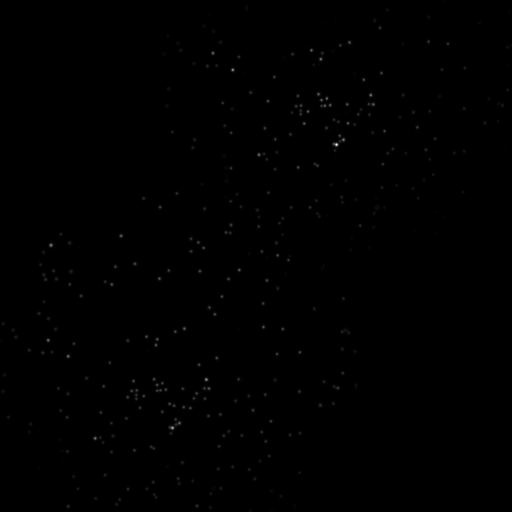
%> input picture Analysis Codes and Procedures/Drift_Correction/Registration/AVG_2D Mapping.tif, 512 x 512 px
$ octave --eval "result = f_waveletBackground(imread('../../Registration/AVG_2D Mapping.tif'));"   (GNU Octave 9; MATLAB toolbox functions it lacks are replaced by stand-ins)
%> lines starting %> are read from the running program, lines starting %| are printed output that depends on the picture
% Copyright (c)2013, The Board of Trustees of The Leland Stanford Junior
% University. All rights reserved.
%
% Redistribution and use in source and binary forms, with or without
% modification, are permitted provided that the following conditions are
% met:
%
% Redistributions of source code must retain the above copyright notice,
% this list of conditions and the following disclaimer.
% Redistributions in binary form must reproduce the above copyright notice,
% this list of conditions and the following disclaimer in the documentation
% and/or other materials provided with the distribution.
% Neither the name of the Leland Stanford Junior University nor the names
% of its contributors may be used to endorse or promote products derived
% from this software without specific prior written permission.
% THIS SOFTWARE IS PROVIDED BY THE COPYRIGHT HOLDERS AND CONTRIBUTORS "AS
% IS" AND ANY EXPRESS OR IMPLIED WARRANTIES, INCLUDING, BUT NOT LIMITED TO,
% THE IMPLIED WARRANTIES OF MERCHANTABILITY AND FITNESS FOR A PARTICULAR
% PURPOSE ARE DISCLAIMED. IN NO EVENT SHALL THE COPYRIGHT HOLDER OR
% CONTRIBUTORS BE LIABLE FOR ANY DIRECT, INDIRECT, INCIDENTAL, SPECIAL,
% EXEMPLARY, OR CONSEQUENTIAL DAMAGES (INCLUDING, BUT NOT LIMITED TO,
% PROCUREMENT OF SUBSTITUTE GOODS OR SERVICES; LOSS OF USE, DATA, OR
% PROFITS; OR BUSINESS INTERRUPTION) HOWEVER CAUSED AND ON ANY THEORY OF
% LIABILITY, WHETHER IN CONTRACT, STRICT LIABILITY, OR TORT (INCLUDING
% NEGLIGENCE OR OTHERWISE) ARISING IN ANY WAY OUT OF THE USE OF THIS
% SOFTWARE, EVEN IF ADVISED OF THE POSSIBILITY OF SUCH DAMAGE.

function [filt_bg,flag] = f_waveletBackground(I)

% decompose image into wavelet basis
% N = 4 represents amount of detail in background
% db3 is type of basis, Daubechies "3"
[C,S] = wavedec2(I,4,'db3');
%> S = [36 36; 36 36; 68 68; 131 131; 258 258; 512 512]
C_filt = zeros(1,length(C));
k = S(1,1)*S(1,2);      % pull out approx coeff
%> k = 1296
%n = k+3*S(2,1)*S(2,2);
C_filt(1:k) = C(1:k);
%x = 1:S(1);

% search for sharp peaks in approx coefficents, average out those with
% neighboring coefficients
% corresponds to bright fiducials
med = median(C_filt(1:k));
%> med = 23.37
flag_vec = zeros(k,1);

for ii=2:k-2;
    if abs(C_filt(ii)-med)<1000;
        C_filt(ii) = C_filt(ii);
    elseif abs(C_filt(ii+1)-med)<1000;
        C_filt(ii) = mean([C_filt(ii-1),C_filt(ii+1)]);
        flag_vec(ii) = -1;
    else
        C_filt(ii) = mean([C_filt(ii-1),C_filt(ii+2)]);
        flag_vec(ii) = -1;
    end
end
%> after the loop, flag_vec = 1296 values, max 0 at index 1, min -1 at index 534, mean -0.00231

%report how many times the above loop went into alternate if
%statements
flag = sum(flag_vec);
%> flag = -3


I_filt = waverec2(C_filt,S,'db3');
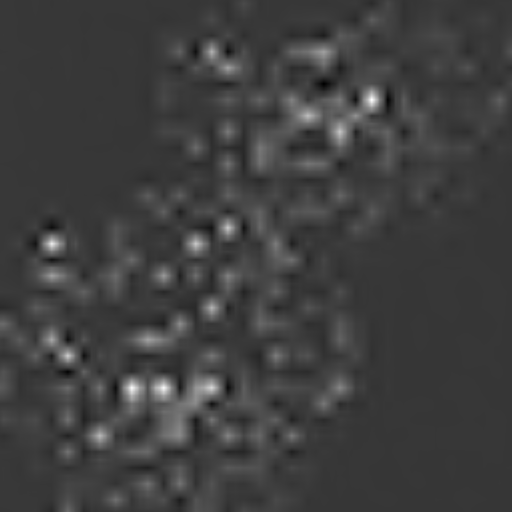
%> I_filt: size 512x512 double; min -24.99, max 94.4, mean 4.8; drawn with min black and max white
% smooth out wavelet reconstruction with Gaussian blur
h = fspecial('gaussian',100,15);
filt_bg = imfilter(I_filt,h,'replicate');
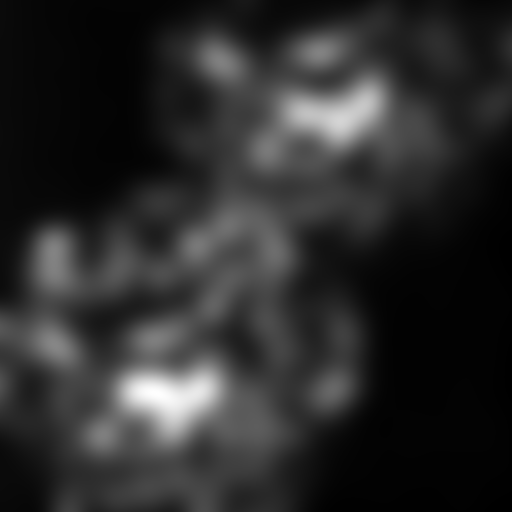
%> filt_bg: size 512x512 double; min 0.481, max 24.89, mean 4.7; drawn with min black and max white


% [8 lines of commented-out code are left out]

end
